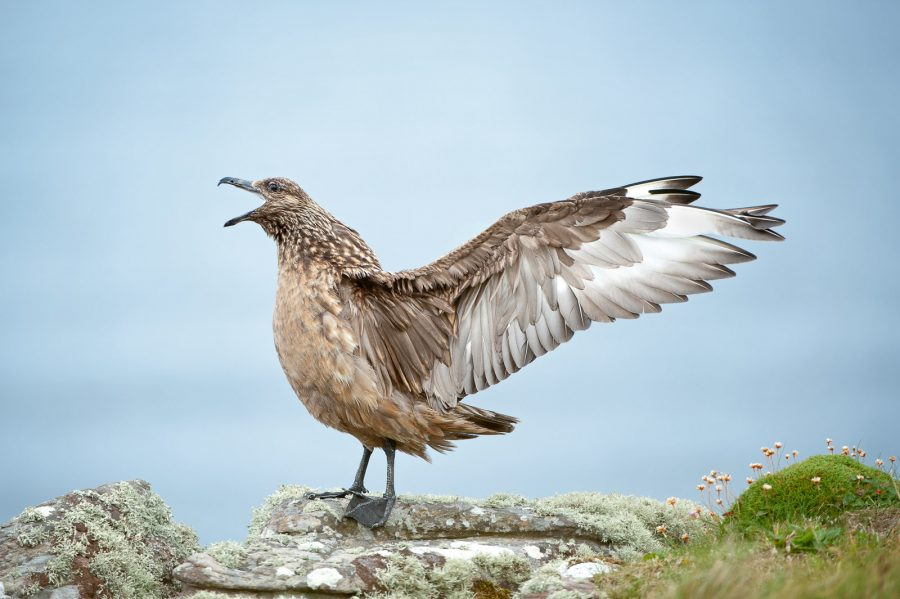
#> input picture opencv/assets/bird.jpg, 900 x 599 px, found by its file name
$ python Median_blur.py
#> lines starting #> are read from the running program, lines starting #| are printed output that depends on the picture
import cv2

img = cv2.imread(r"..\assets\bird.jpg")
#> img is the input picture: shape (599, 900, 3); mean B, G, R 196.1, 191, 174.4

blur_img = cv2.medianBlur(img, 11)
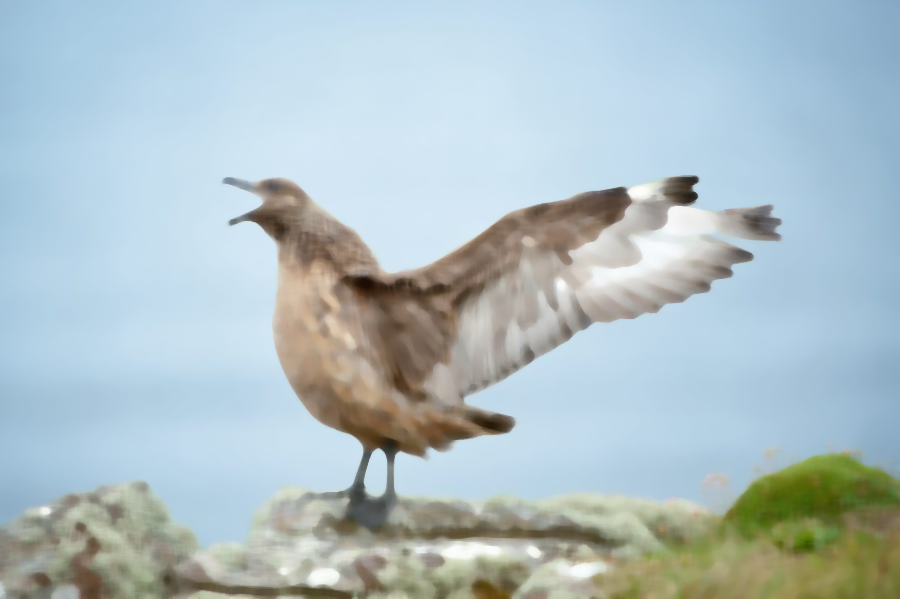
#> blur_img: shape (599, 900, 3); mean B, G, R 196.6, 191.6, 174.8
cv2.imwrite("median_blur.jpg", blur_img)

cv2.imshow("Bird_org", img)
cv2.imshow("Blurredm_bird", blur_img)

cv2.waitKey(0)
cv2.destroyAllWindows()

$ run again, with opencv/assets/Eggs.jpg copied over opencv/assets/bird.jpg
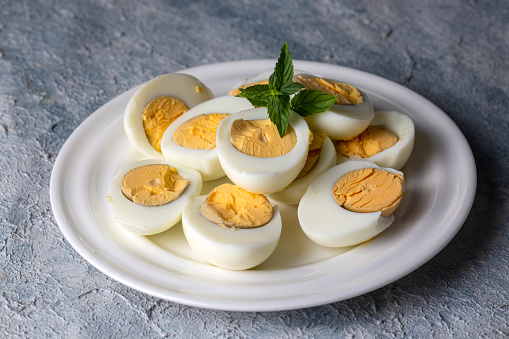
#> input picture opencv/assets/Eggs.jpg, 509 x 339 px, found by its file name
#> img is the input picture: shape (339, 509, 3); mean B, G, R 134.2, 140.3, 143.8
#> `blur_img = cv2.medianBlur(img, 11)`:
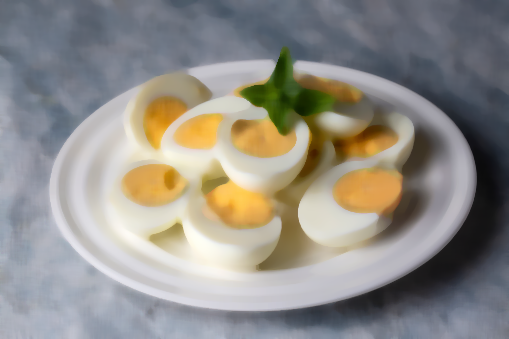
#> blur_img: shape (339, 509, 3); mean B, G, R 135.1, 141.2, 144.4

$ run again, with opencv/assets/camel.jpg copied over opencv/assets/bird.jpg
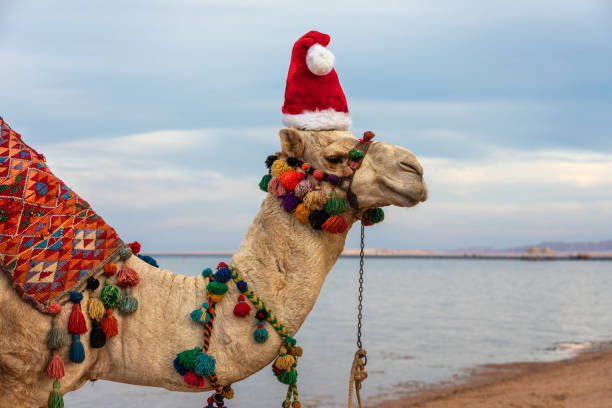
#> input picture opencv/assets/camel.jpg, 612 x 408 px, found by its file name
#> img is the input picture: shape (408, 612, 3); mean B, G, R 160.6, 161.8, 168.9
#> `blur_img = cv2.medianBlur(img, 11)`:
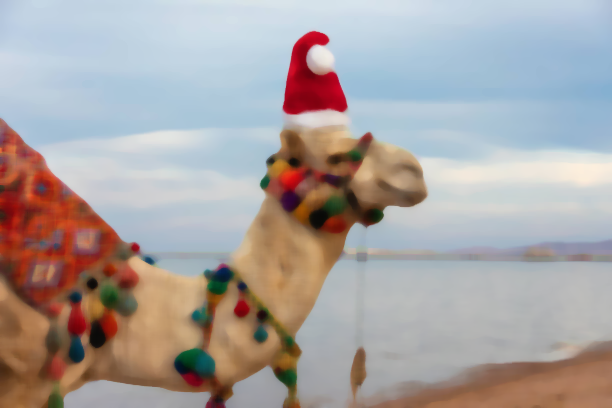
#> blur_img: shape (408, 612, 3); mean B, G, R 161.1, 162.5, 169.8

$ run again, with opencv/assets/shapes.png saved as opencv/assets/bird.jpg
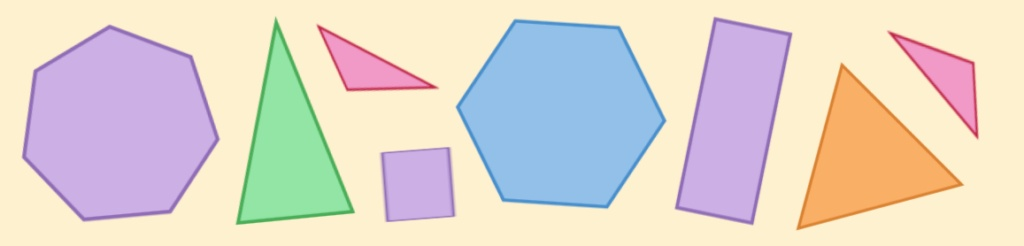
#> input picture opencv/assets/shapes.png, 1024 x 246 px, found by its file name
#> img is the input picture: shape (246, 1024, 3); mean B, G, R 203.9, 213.3, 223.3
#> `blur_img = cv2.medianBlur(img, 11)`:
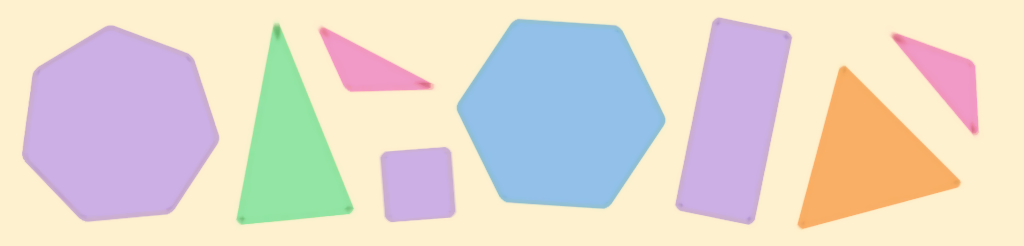
#> blur_img: shape (246, 1024, 3); mean B, G, R 205.6, 215.6, 225.6
